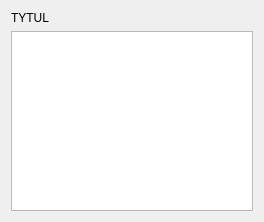
<?xml version="1.0" encoding="UTF-8"?>
<ui version="4.0">
 <class>Logger</class>
 <widget class="QDialog" name="Logger">
  <property name="geometry">
   <rect>
    <x>0</x>
    <y>0</y>
    <width>264</width>
    <height>222</height>
   </rect>
  </property>
  <property name="windowTitle">
   <string>Dialog</string>
  </property>
  <layout class="QVBoxLayout" name="verticalLayout">
   <item>
    <widget class="QLabel" name="label">
     <property name="text">
      <string>TYTUL</string>
     </property>
    </widget>
   </item>
   <item>
    <widget class="QTextEdit" name="log">
     <property name="readOnly">
      <bool>true</bool>
     </property>
    </widget>
   </item>
  </layout>
 </widget>
 <resources/>
 <connections/>
</ui>
